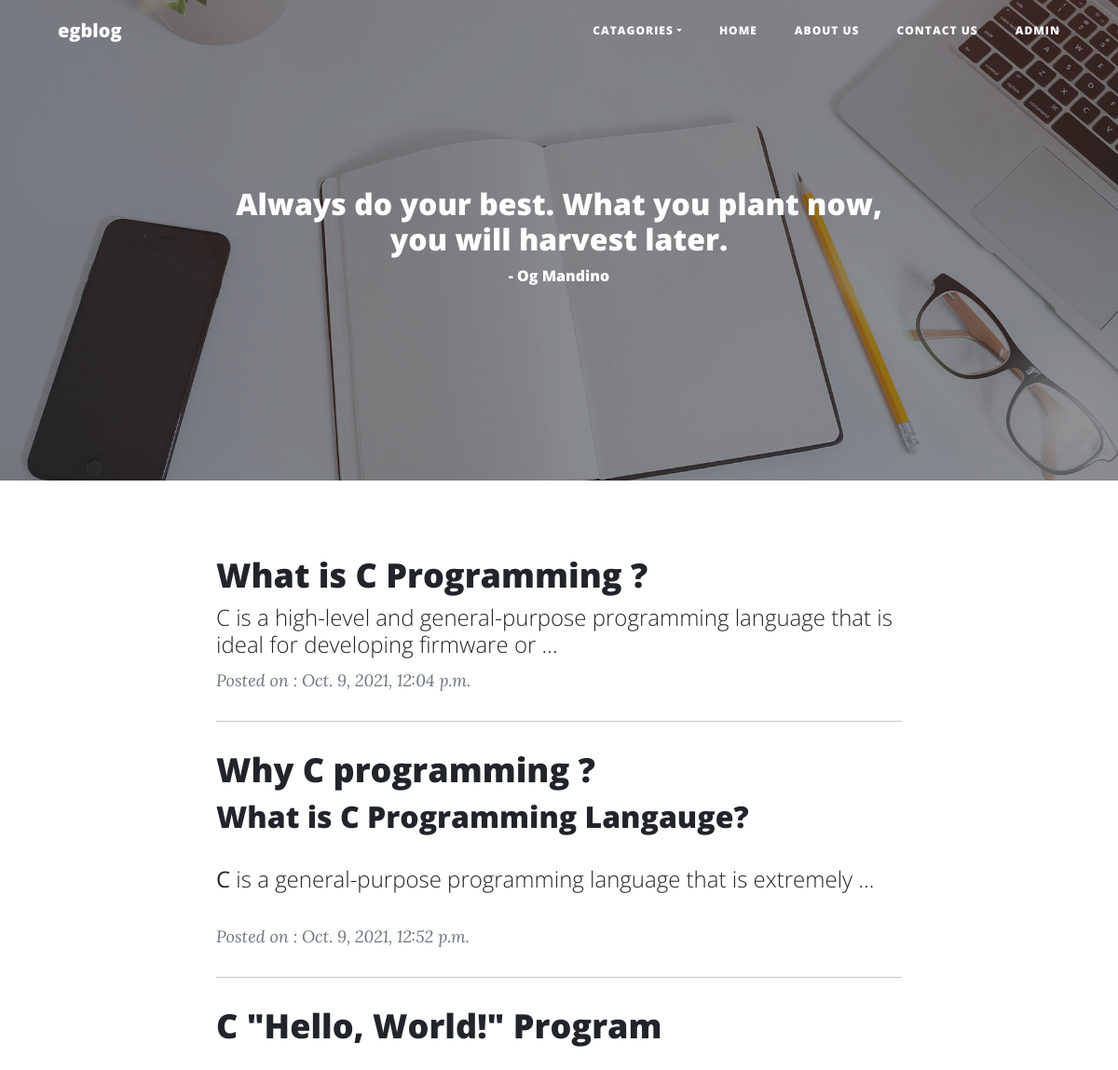
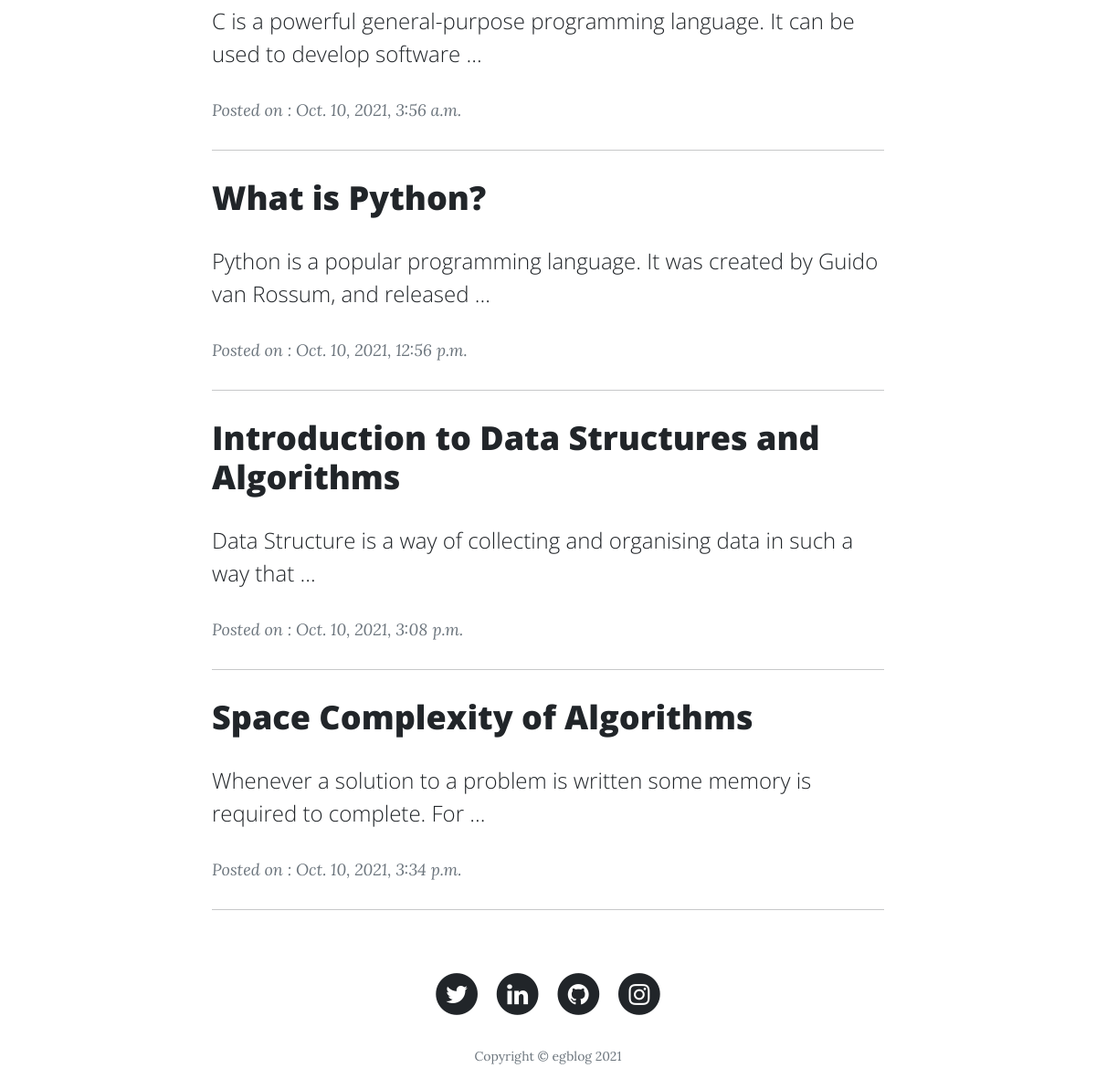
/index, run on the app's committed database (2 pictures, top to bottom).
### blog/models.py (models this page shows, shortened)
class Post(models.Model):
    post_id = models.AutoField(primary_key=True)
    title = models.CharField(max_length=256)
    content = HTMLField()
    url = models.CharField(max_length=200)
    cat = models.ForeignKey(Category, on_delete=models.CASCADE)
    image = models.ImageField(upload_to='post/')
    add_date = models.DateTimeField(auto_now_add=True, null=True)
    count_visitor = models.IntegerField(default=1, null=True, blank=True)

### blog/views.py (the view)
# urls.py: path('index', views.index),
def index(request):
    posts = Post.objects.all()
    cats = Category.objects.all()
    data = {
        'posts': posts,
        'cats': cats,
    }
    return render(request, 'blog/index.html', data)

### blog/templates/blog/index.html (shortened to what this page needs)
{% load static %}
<!DOCTYPE html>
<html>
<head>
    <link rel="stylesheet" href="{% static 'bootstrap/css/bootstrap.min.css' %}">
    <link rel="stylesheet" href="{% static 'fonts/font-awesome.min.css' %}">
</head>
<body>
    <nav class="navbar navbar-light navbar-expand-lg fixed-top" id="mainNav">
        <div class="container"><a class="navbar-brand" href="\index">egblog</a>
            <div class="collapse navbar-collapse" id="navbarResponsive">
                <ul class="navbar-nav ms-auto">
                    <li class="nav-item dropdown"><a class="dropdown-toggle nav-link" aria-expanded="false" data-bs-toggle="dropdown" href="#">Catagories</a>
                    </li>
                    <li class="nav-item"><a class="nav-link" href="\index">Home</a></li>
                    <li class="nav-item"><a class="nav-link" href="\about">About us</a></li>
                    <li class="nav-item"><a class="nav-link" href="\contact">Contact us</a></li>
                    <li class="nav-item"><a class="nav-link" href="\admin">Admin</a></li>
                </ul>
            </div>
        </div>
    </nav>
    <header class="masthead" style="background-image:url('{% static 'img/home-bg.jpg' %}');">
        <div class="overlay"></div>
        <div class="container">
            <div class="row">
                <div class="col-md-10 col-lg-8 mx-auto position-relative">
                    <div class="site-heading">
                        <h2>Always do your best. What you plant now, you will harvest later.</h2>
                        <h6>- Og Mandino</h6>
                    </div>
                </div>
            </div>
        </div>
    </header>
    <div class="container">
        <div class="row">
            <div class="col-md-10 col-lg-8 mx-auto">
                {% for p in posts %}
                <div class="post-preview"><a href="/post/{{p.url}}">
                        <h3 class="post-title">{{p.title}}</h3>
                        <h4 class="post-subtitle">{{p.content |truncatewords:15 | safe}}</h4>
                    </a>
                    <p class="post-meta"> <em> Posted on :&nbsp;</em>{{p.add_date}}</p>
                </div>
                <hr>
                {% endfor %}
            </div>
        </div>
    </div>
    <footer>
        <div class="container">
            <div class="row">
                <div class="col-md-10 col-lg-8 mx-auto">
                    <ul class="list-inline text-center">
                        <li class="list-inline-item"><a href="https://twitter.com/anurag_629"><span class="fa-stack fa-lg"><i class="fa fa-circle fa-stack-2x"></i><i class="fa fa-twitter fa-stack-1x fa-inverse"></i></span></a></li>
                        <li class="list-inline-item"><a href="https://www.linkedin.com/in/anurag629/"><span class="fa-stack fa-lg"><i class="fa fa-circle fa-stack-2x"></i><i class="fa fa-linkedin fa-stack-1x fa-inverse"></i></span></a></li>
                        <li class="list-inline-item"><a href="https://github.com/anurag629"><span class="fa-stack fa-lg"><i class="fa fa-circle fa-stack-2x"></i><i class="fa fa-github fa-stack-1x fa-inverse"></i></span></a></li>
                        <li class="list-inline-item"><a href="https://www.instagram.com/anurag_629/"><span class="fa-stack fa-lg"><i class="fa fa-circle fa-stack-2x"></i><i class="fa fa-instagram fa-stack-1x fa-inverse"></i></span></a></li>
                     </ul>
                    <p class="text-muted copyright">Copyright&nbsp;©&nbsp;egblog 2021</p>
                </div>
            </div>
        </div>
    </footer>
</body>
</html>

### data on the page
Post: title "What is C Programming ?", content "C is a high-level and general-purpose programming language that is ideal for developing firmware or …", add_date "Oct. 9, 2021, 12:04 p.m."
Post: title "Why C programming ?", content "What is C Programming Langauge? C is a general-purpose programming language that is extremely …", add_date "Oct. 9, 2021, 12:52 p.m."
Post: title "C \"Hello, World!\" Program", content "C is a powerful general-purpose programming language. It can be used to develop software …", add_date "Oct. 10, 2021, 3:56 a.m."
Post: title "What is Python?", content "Python is a popular programming language. It was created by Guido van Rossum, and released …", add_date "Oct. 10, 2021, 12:56 p.m."
Post: title "Introduction to Data Structures and Algorithms", content "Data Structure is a way of collecting and organising data in such a way that …", add_date "Oct. 10, 2021, 3:08 p.m."
Post: title "Space Complexity of Algorithms", content "Whenever a solution to a problem is written some memory is required to complete. For …", add_date "Oct. 10, 2021, 3:34 p.m."
